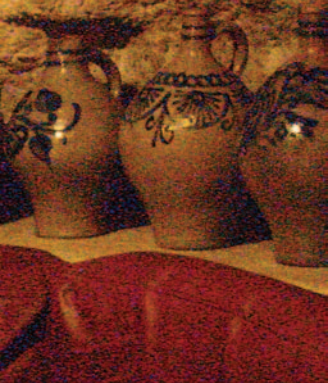
%> input picture A2.png, 328 x 383 px
$ octave proj_wb.m   (GNU Octave 9; MATLAB toolbox functions it lacks are replaced by stand-ins)
%> lines starting %> are read from the running program, lines starting %| are printed output that depends on the picture; in (x1, y1, x2, y2) boxes, pixels count from 0 and x2, y2 are one past the last pixel; in counts of white or black regions, pixels touching at a corner belong together; the program's own positions count from 1
### white_balance.m
function[A_wb] = white_balance(im_amb_lin, im_flash_lin, im_amb, tau1, tau2, se)

if se == []
    se = [0, 1, 0;1, 1, 1; 0, 1, 0];
end

K1 = im_amb(:);
min_r_amb = min(K1);
max_r_amb = max(K1);
m1 = (im_amb - min_r_amb) >= (tau1/100) * (max_r_amb - min_r_amb);

del_p = (im_flash_lin - im_amb_lin);
K2 = del_p(:);
min_r_del = min(K2);
max_r_del = max(K2);
m2 = (del_p - min_r_del) >= (tau2/100) * (max_r_del - min_r_del);

m = m1+m2==2;

Cp = (del_p ./ im_amb) .* m;
c = sum(Cp(:))/sum(m(:))

A_wb = im_amb/c;

end

### wb_rgb.m
function[wb_im] = wb_rgb(im_amb_lin, im_flash_lin, im_amb, tau1, tau2, se)
wb_im(:,:,1) = white_balance(im_amb_lin(:,:,1), im_flash_lin(:,:,1), im_amb(:,:,1), tau1, tau2, se);
wb_im(:,:,2) = white_balance(im_amb_lin(:,:,2), im_flash_lin(:,:,1), im_amb(:,:,2), tau1, tau2, se);
wb_im(:,:,3) = white_balance(im_amb_lin(:,:,3), im_flash_lin(:,:,1), im_amb(:,:,3), tau1, tau2, se);
end

### proj_wb.m
im_amb = im2double(imread('A2.png'));
im_flash = im2double(imread('F.png'));
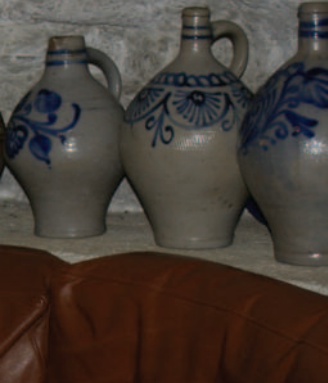
%> input picture F.png, 328 x 383 px

figure, imshow(im_amb)
figure, imshow(im_flash)

A_wb = wb_rgb(im_amb, im_flash, im_amb, 2, 2, []);
%> in white_balance, `min_r_amb = min(K1);`: min_r_amb = 0.00392
%> in white_balance, `max_r_amb = max(K1);`: max_r_amb = 0.992
%> in white_balance, `m1 = (im_amb - min_r_amb) >= (tau1/100) * (max_r_amb - min_r_amb);`:
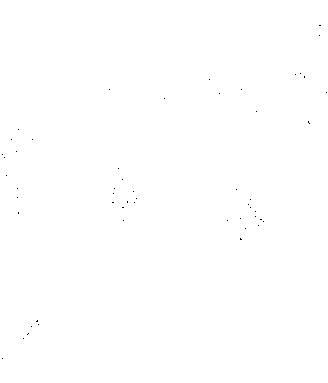
%> m1: size 383x328 logical; 99.9% white; black in thin lines or dots, all inside (x1, y1, x2, y2) = (2, 25, 327, 359)
%> in white_balance, `del_p = (im_flash_lin - im_amb_lin);`:
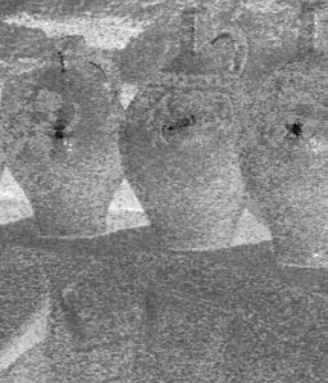
%> del_p: size 383x328 double; min -0.898, max 0.533, mean -0.149; drawn with min black and max white
%> in white_balance, `min_r_del = min(K2);`: min_r_del = -0.898
%> in white_balance, `max_r_del = max(K2);`: max_r_del = 0.533
%> in white_balance, `m2 = (del_p - min_r_del) >= (tau2/100) * (max_r_del - min_r_del);`: m2: size 383x328 logical; 100% white; black in thin lines or dots, all inside (x1, y1, x2, y2) = (295, 125, 296, 126)
%> in white_balance, `c = sum(Cp(:))/sum(m(:))`: c = -0.208
%> in white_balance, `A_wb = im_amb/c;`:
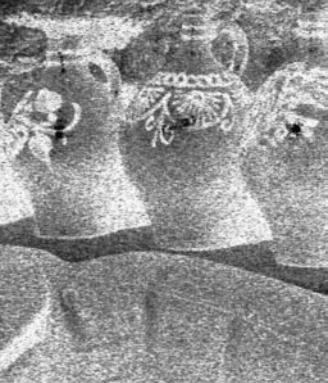
%> A_wb: size 383x328 double; min -4.76, max -0.0188, mean -2.01; drawn with min black and max white
%> call 2 of white_balance, with tau1 = 2, tau2 = 2, se = []
%> in white_balance (call 2), `min_r_amb = min(K1);`: min_r_amb = 0
%> in white_balance (call 2), `max_r_amb = max(K1);`: max_r_amb = 0.937
%> in white_balance (call 2), `m1 = (im_amb - min_r_amb) >= (tau1/100) * (max_r_amb - min_r_amb);`: m1: size 383x328 logical; 99.8% white; black in thin lines or dots
%> in white_balance (call 2), `del_p = (im_flash_lin - im_amb_lin);`:
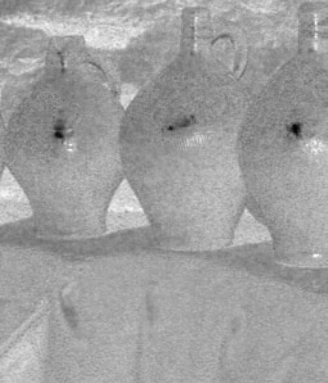
%> del_p: size 383x328 double; min -0.753, max 0.565, mean 0.0699; drawn with min black and max white
%> in white_balance (call 2), `min_r_del = min(K2);`: min_r_del = -0.753
%> in white_balance (call 2), `max_r_del = max(K2);`: max_r_del = 0.565
%> in white_balance (call 2), `m2 = (del_p - min_r_del) >= (tau2/100) * (max_r_del - min_r_del);`: m2: size 383x328 logical; 100% white; black in thin lines or dots, all inside (x1, y1, x2, y2) = (294, 127, 297, 130)
%> in white_balance (call 2), `m = m1+m2==2;`: m: size 383x328 logical; 99.8% white; black in thin lines or dots
%> in white_balance (call 2), `c = sum(Cp(:))/sum(m(:))`: c = NaN
%> in white_balance (call 2), `A_wb = im_amb/c;`: A_wb: size 383x328 double; every value is NaN or infinite
%> call 3 of white_balance, with tau1 = 2, tau2 = 2, se = []
%> in white_balance (call 3), `max_r_amb = max(K1);`: max_r_amb = 0.827
%> in white_balance (call 3), `m1 = (im_amb - min_r_amb) >= (tau1/100) * (max_r_amb - min_r_amb);`: m1: size 383x328 logical; 99.9% white; black in thin lines or dots
%> in white_balance (call 3), `del_p = (im_flash_lin - im_amb_lin);`:
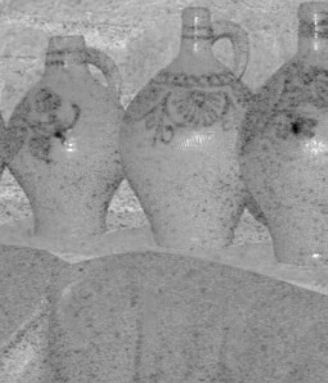
%> del_p: size 383x328 double; min -0.647, max 0.714, mean 0.146; drawn with min black and max white
%> in white_balance (call 3), `min_r_del = min(K2);`: min_r_del = -0.647
%> in white_balance (call 3), `max_r_del = max(K2);`: max_r_del = 0.714
%> in white_balance (call 3), `m2 = (del_p - min_r_del) >= (tau2/100) * (max_r_del - min_r_del);`: m2: size 383x328 logical; 100% white; black in thin lines or dots, all inside (x1, y1, x2, y2) = (295, 128, 296, 130)
%> in white_balance (call 3), `m = m1+m2==2;`: m: size 383x328 logical; 99.9% white; black in thin lines or dots
%> in white_balance (call 3), `Cp = (del_p ./ im_amb) .* m;`:
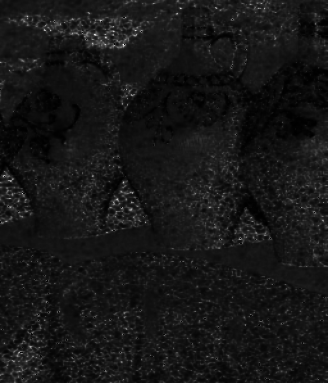
%> Cp: size 383x328 double; 0% of the values are NaN or infinite; the others: min -1, max 26.4, mean 1.44; drawn with min black, max white, NaN and infinite black
%> in wb_rgb, `wb_im(:,:,3) = white_balance(im_amb_lin(:,:,3), im_flash_lin(:,:,1), i..`: wb_im: size 383x328x3 double; 66.67% of the values are NaN or infinite; the others: min -4.76, max -0.0188, mean -2.01
imshow(A_wb)
